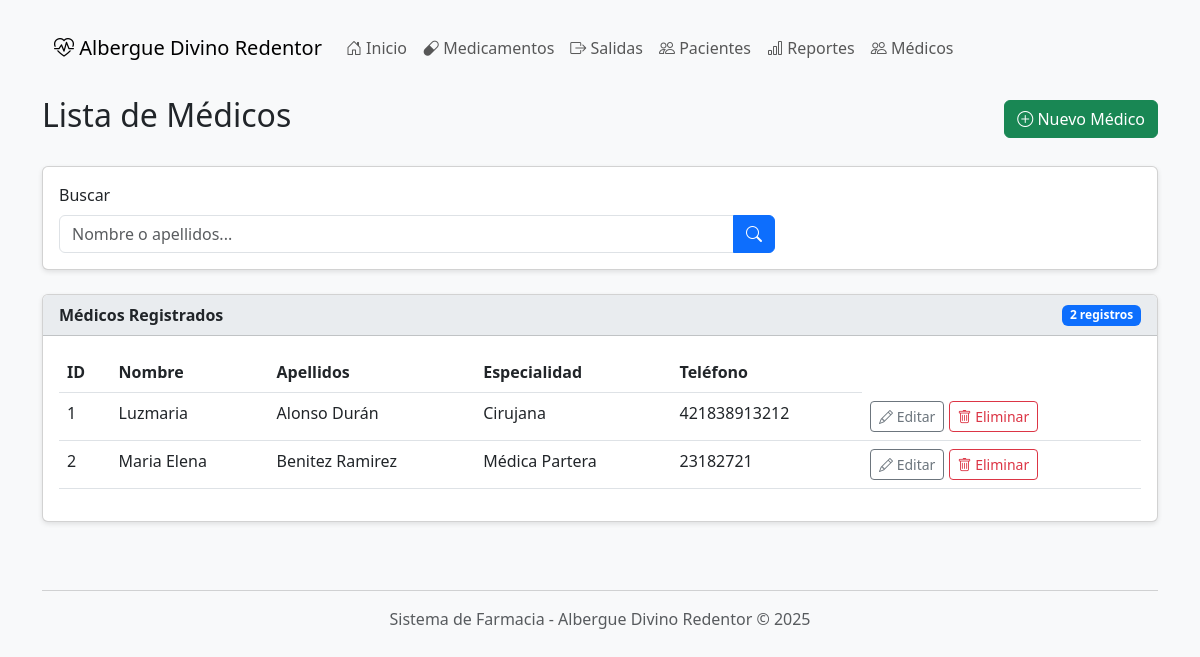
The page /medicos/ on the database its author committed.
### farmacia/models.py (models this page shows, shortened)
class Medico(models.Model):
    id = models.AutoField(primary_key=True)
    nombre = models.CharField(max_length=100)
    apellidos = models.CharField(max_length=100)
    especialidad = models.CharField(max_length=100, blank=True, null=True)
    telefono = models.CharField(max_length=15, blank=True, null=True)
    activo = models.BooleanField(default=True)
    class Meta:
        verbose_name = "Médico"
        verbose_name_plural = "Médicos"

### farmacia/views.py (the view)
# urls.py: path('medicos/', views.medicos, name='medicos'),
def medicos(request):
    medicos_list = Medico.objects.all()
    context = {
        'medicos': medicos_list
    }
    return render(request, 'medicos.html', context)

### farmacia/templates/medicos.html (shortened to what this page needs)
{% extends 'base.html' %}
{% block content %}
    <div class="d-flex justify-content-between align-items-center mb-4">
        <h2>Lista de Médicos</h2>
        <a href="{% url 'medico_nuevo' %}" class="btn btn-success">
            <i class="bi bi-plus-circle"></i> Nuevo Médico
        </a>
    </div>
    <div class="card mb-4">
        <div class="card-body">
            <form method="get" class="row g-3">
                <div class="col-md-8">
                    <label class="form-label">Buscar</label>
                    <div class="input-group">
                        <input type="text" name="q" class="form-control" placeholder="Nombre o apellidos...">
                        <button type="submit" class="btn btn-primary">
                            <i class="bi bi-search"></i>
                        </button>
                    </div>
                </div>
            </form>
        </div>
    </div>
    <div class="card">
        <div class="card-header d-flex justify-content-between align-items-center">
            <span>Médicos Registrados</span>
            <span class="badge bg-primary">{{ medicos.count }} registros</span>
        </div>
        <div class="card-body">
            <div class="table-responsive">
                <table class="table table-hover">
                    <thead>
                        <tr>
                            <th>ID</th>
                            <th>Nombre</th>
                            <th>Apellidos</th>
                            <th>Especialidad</th>
                            <th>Teléfono</th>
                        </tr>
                    </thead>
                    <tbody>
                        {% for medico in medicos %}
                        <tr>
                            <td>{{ medico.id }}</td>
                            <td>{{ medico.nombre }}</td>
                            <td>{{ medico.apellidos }}</td>
                            <td>{{ medico.especialidad }}</td>
                            <td>{{ medico.telefono }}</td>
                            <td>
                                <a href="{% url 'medico_editar' medico.id %}" class="btn btn-sm btn-outline-secondary">
                                    <i class="bi bi-pencil"></i> Editar
                                </a>
                                <a href="{% url 'medico_eliminar' medico.id %}" class="btn btn-sm btn-outline-danger">
                                    <i class="bi bi-trash"></i> Eliminar
                                </a>
                            </td>
                        </tr>
                        {% empty %}
                        <tr>
                            <td colspan="5" class="text-center">No hay médicos registrados</td>
                        </tr>
                        {% endfor %}
                    </tbody>
                </table>
            </div>
        </div>
    </div>
{% endblock %}

### farmacia/templates/base.html (style rules this page uses)
body { background-color: #f8f9fa; padding-top: 20px; padding-bottom: 40px; }
.card { margin-bottom: 20px; box-shadow: 0 2px 5px rgba(0,0,0,0.1); }
.card-header { background-color: #e9ecef; font-weight: bold; }

### rows shown on the page
Medico: id "1", nombre "Luzmaria", apellidos "Alonso Durán", especialidad "Cirujana", telefono "421838913212"
Medico: id "2", nombre "Maria Elena", apellidos "Benitez Ramirez", especialidad "Médica Partera", telefono "23182721"

### other values the page prints
{{ medicos.count }} "2"
